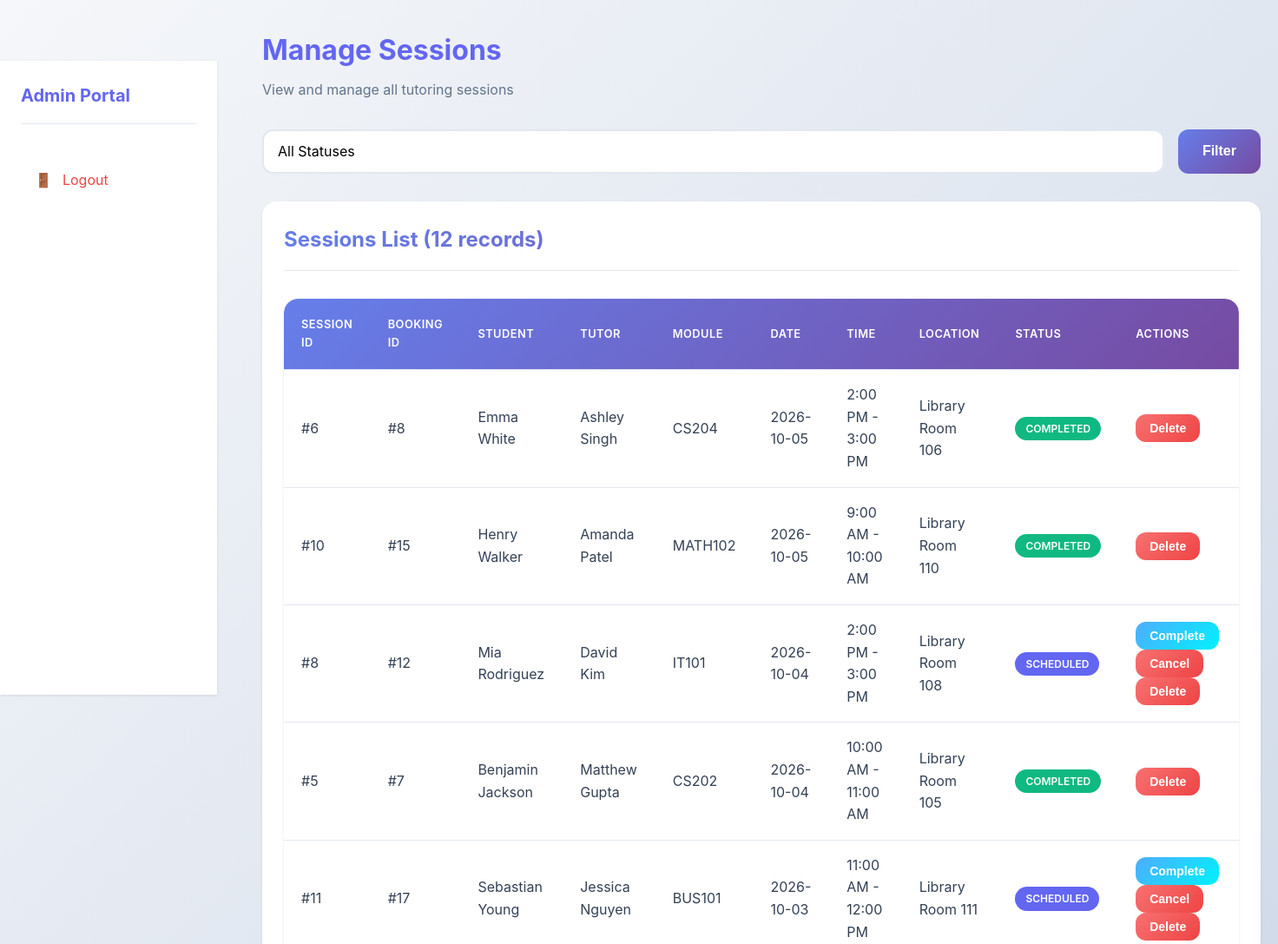
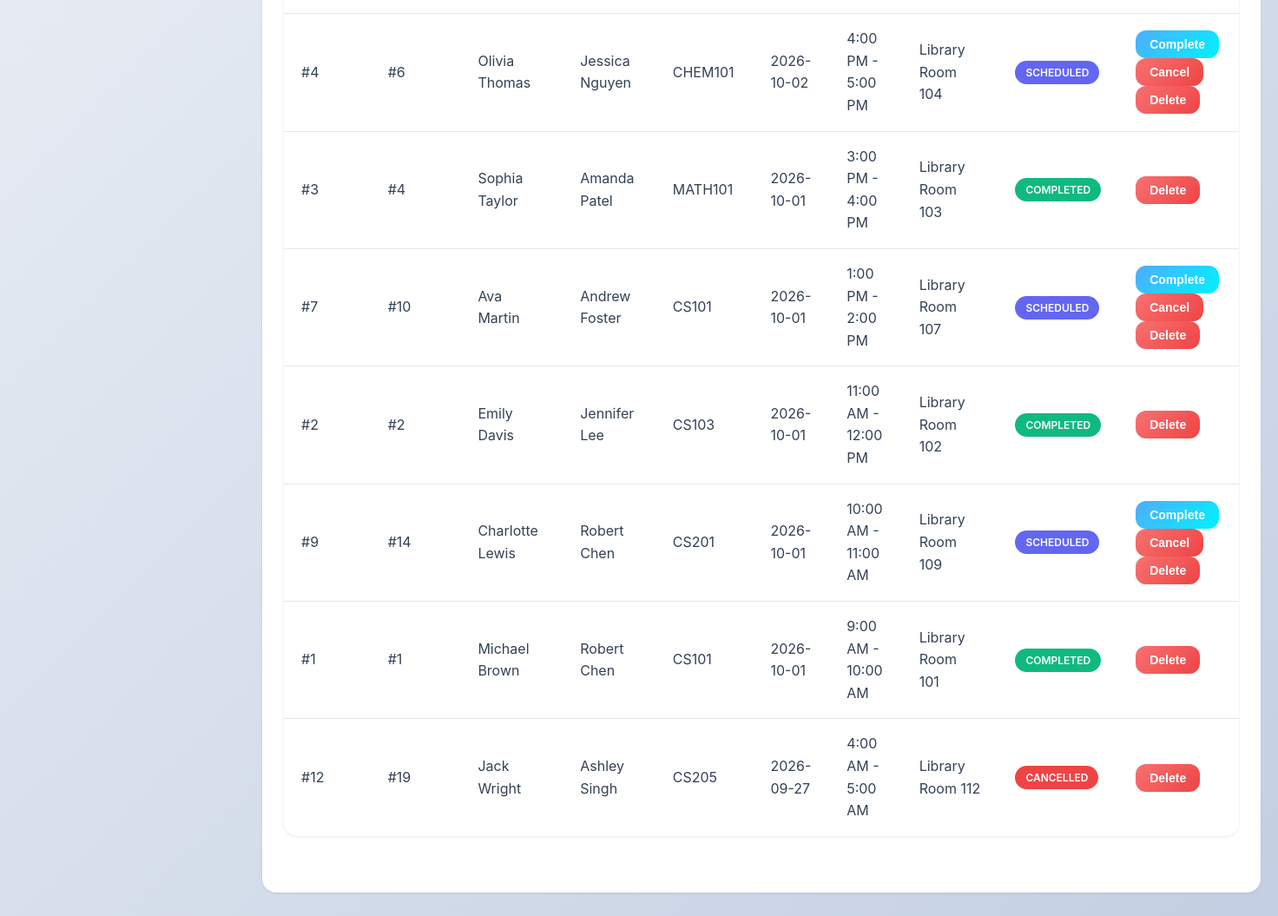
/admin/sessions.php (signed in), run on the app's committed database (2 pictures, top to bottom).
### tables this page shows
CREATE TABLE sessions (
    session_id INT AUTO_INCREMENT PRIMARY KEY,
    booking_id INT NOT NULL,
    session_date DATE NOT NULL,
    start_time TIME NOT NULL,
    end_time TIME NOT NULL,
    location VARCHAR(100),
    status ENUM('scheduled', 'completed', 'cancelled') DEFAULT 'scheduled',
    created_at TIMESTAMP DEFAULT CURRENT_TIMESTAMP,
    FOREIGN KEY (booking_id) REFERENCES bookings(booking_id) ON DELETE CASCADE
);

CREATE TABLE bookings (
    booking_id INT AUTO_INCREMENT PRIMARY KEY,
    student_id INT NOT NULL,
    tutor_id INT NOT NULL,
    module_id INT NOT NULL,
    slot_id INT,
    booking_date TIMESTAMP DEFAULT CURRENT_TIMESTAMP,
    status ENUM('pending', 'confirmed', 'completed', 'cancelled') DEFAULT 'pending',
    reason TEXT,
    created_at TIMESTAMP DEFAULT CURRENT_TIMESTAMP,
    FOREIGN KEY (student_id) REFERENCES students(student_id) ON DELETE CASCADE,
    FOREIGN KEY (tutor_id) REFERENCES tutors(tutor_id) ON DELETE CASCADE,
    FOREIGN KEY (module_id) REFERENCES modules(module_id) ON DELETE CASCADE,
    FOREIGN KEY (slot_id) REFERENCES available_slots(slot_id) ON DELETE SET NULL
);

CREATE TABLE students (
    student_id INT AUTO_INCREMENT PRIMARY KEY,
    student_number VARCHAR(20) NOT NULL UNIQUE,
    first_name VARCHAR(50) NOT NULL,
    last_name VARCHAR(50) NOT NULL,
    email VARCHAR(100) NOT NULL UNIQUE,
    password VARCHAR(255) NOT NULL,
    program_id INT,
    created_at TIMESTAMP DEFAULT CURRENT_TIMESTAMP,
    FOREIGN KEY (program_id) REFERENCES programs(program_id) ON DELETE SET NULL
);

CREATE TABLE tutors (
    tutor_id INT AUTO_INCREMENT PRIMARY KEY,
    tutor_number VARCHAR(20) NOT NULL UNIQUE,
    first_name VARCHAR(50) NOT NULL,
    last_name VARCHAR(50) NOT NULL,
    email VARCHAR(100) NOT NULL UNIQUE,
    password VARCHAR(255) NOT NULL,
    phone VARCHAR(20),
    status ENUM('active', 'inactive') DEFAULT 'active',
    created_at TIMESTAMP DEFAULT CURRENT_TIMESTAMP
);

CREATE TABLE modules (
    module_id INT AUTO_INCREMENT PRIMARY KEY,
    module_code VARCHAR(20) NOT NULL UNIQUE,
    module_name VARCHAR(100) NOT NULL,
    program_id INT NOT NULL,
    created_at TIMESTAMP DEFAULT CURRENT_TIMESTAMP,
    FOREIGN KEY (program_id) REFERENCES programs(program_id) ON DELETE CASCADE
);

### includes/functions.php (called while the page is built, shortened)
<?php
function formatDate($date, $format = 'Y-m-d') {
    return date($format, strtotime($date));
}
function getSessionStatusBadge($status) {
    $badges = [
        'scheduled' => 'badge-primary',
        'completed' => 'badge-success',
        'cancelled' => 'badge-danger'
    ];
    return $badges[$status] ?? 'badge-secondary';
}
?>

### admin/sessions.php (the view, shortened to what this page needs)
<?php
require_once '../config/database.php';
require_once '../includes/functions.php';
$query = "
    SELECT s.*, b.booking_id, st.first_name as student_name, st.last_name as student_last_name,
    t.first_name as tutor_name, t.last_name as tutor_last_name,
    m.module_code, m.module_name
    FROM sessions s
    JOIN bookings b ON s.booking_id = b.booking_id
    JOIN students st ON b.student_id = st.student_id
    JOIN tutors t ON b.tutor_id = t.tutor_id
    JOIN modules m ON b.module_id = m.module_id
    WHERE 1=1
";
$params = [];
$query .= " ORDER BY s.session_date DESC, s.start_time DESC";
$stmt = $pdo->prepare($query);
$stmt->execute($params);
$sessions = $stmt->fetchAll();
?>
<!DOCTYPE html>
<html lang="en">
<head>
    <link rel="stylesheet" href="../assets/css/style.css">
</head>
<body>
    <div class="dashboard-layout">
        <?php include '../includes/sidebar.php'; ?>
        <div class="main-content">
            <div class="container-fluid">
                <div class="page-header">
                    <h1>Manage Sessions</h1>
                    <p>View and manage all tutoring sessions</p>
                </div>
                <div class="filter-bar">
                    <form method="GET" action="" style="display: flex; gap: 1rem; width: 100%;">
                        <div class="filter-group">
                            <select name="status" class="form-control">
                                <option value="">All Statuses</option>
                            </select>
                        </div>
                        <button type="submit" class="btn btn-primary">Filter</button>
                    </form>
                </div>
                <div class="card">
                    <div class="card-header">
                        <h2>Sessions List (<?php echo count($sessions); ?> records)</h2>
                    </div>
                    <div class="card-body">
                        <div class="table-responsive">
                            <table>
                                <thead>
                                    <tr>
                                        <th>Session ID</th>
                                        <th>Booking ID</th>
                                        <th>Student</th>
                                        <th>Tutor</th>
                                        <th>Module</th>
                                        <th>Date</th>
                                        <th>Time</th>
                                        <th>Location</th>
                                        <th>Status</th>
                                        <th>Actions</th>
                                    </tr>
                                </thead>
                                <tbody>
                                    <?php foreach ($sessions as $session): ?>
                                    <tr>
                                        <td>#<?php echo $session['session_id']; ?></td>
                                        <td>#<?php echo $session['booking_id']; ?></td>
                                        <td><?php echo htmlspecialchars($session['student_name'] . ' ' . $session['student_last_name']); ?></td>
                                        <td><?php echo htmlspecialchars($session['tutor_name'] . ' ' . $session['tutor_last_name']); ?></td>
                                        <td><?php echo htmlspecialchars($session['module_code']); ?></td>
                                        <td><?php echo formatDate($session['session_date']); ?></td>
                                        <td><?php echo date('g:i A', strtotime($session['start_time'])) . ' - ' . date('g:i A', strtotime($session['end_time'])); ?></td>
                                        <td><?php echo htmlspecialchars($session['location'] ?? 'N/A'); ?></td>
                                        <td><span class="badge <?php echo getSessionStatusBadge($session['status']); ?>"><?php echo ucfirst($session['status']); ?></span></td>
                                        <td>
                                            <?php if ($session['status'] === 'scheduled'): ?>
                                                <form method="POST" action="" style="display: inline;">
                                                    <button type="submit" class="btn btn-sm btn-success">Complete</button>
                                                </form>
                                                <form method="POST" action="" style="display: inline;">
                                                    <button type="submit" class="btn btn-sm btn-danger">Cancel</button>
                                                </form>
                                            <?php endif; ?>
                                            <form method="POST" action="" style="display: inline;" onsubmit="return confirm('Are you sure you want to delete this session?');">
                                                <button type="submit" class="btn btn-sm btn-danger">Delete</button>
                                            </form>
                                        </td>
                                    </tr>
                                    <?php endforeach; ?>
                                </tbody>
                            </table>
                        </div>
                    </div>
                </div>
            </div>
        </div>
    </div>
</body>
</html>

### assets/css/style.css (style rules this page uses)
:root { --primary-color: #6366f1; --primary-dark: #4f46e5; --primary-light: #818cf8; --secondary-color: #8b5cf6; --success-color: #10b981; --danger-color: #ef4444; --warning-color: #f59e0b; --info-color: #06b6d4; --light-color: #f8fafc; --dark-color: #1e293b; --border-color: #e2e8f0; --text-color: #334155; --text-muted: #64748b; --white: #ffffff; --shadow: 0 1px 3px rgba(0, 0, 0, 0.1); --shadow-lg: 0 10px 25px rgba(0, 0, 0, 0.15); --shadow-xl: 0 20px 40px rgba(0, 0, 0, 0.2); --radius: 12px; --radius-lg: 16px; --gradient-primary: linear-gradient(135deg, #667eea 0%, #764ba2 100%); --gradient-secondary: linear-gradient(135deg, #f093fb 0%, #f5576c 100%); --gradient-success: linear-gradient(135deg, #4facfe 0%, #00f2fe 100%); }
* { margin: 0; padding: 0; box-sizing: border-box; }
body { font-family: -apple-system, BlinkMacSystemFont, 'Segoe UI', Roboto, 'Helvetica Neue', Arial, sans-serif; line-height: 1.6; color: var(--text-color); background: linear-gradient(135deg, #f5f7fa 0%, #c3cfe2 100%); min-height: 100vh; display: flex; flex-direction: column; }
html { scroll-behavior: smooth; }
.container-fluid { width: 100%; padding: 0 20px; }
.btn { display: inline-block; padding: 0.85rem 1.75rem; border: none; border-radius: var(--radius); font-size: 1rem; font-weight: 600; text-decoration: none; cursor: pointer; transition: all 0.3s ease; text-align: center; position: relative; overflow: hidden; transform: translateY(0); }
.btn::before { content: ''; position: absolute; top: 50%; left: 50%; width: 0; height: 0; border-radius: 50%; background: rgba(255, 255, 255, 0.3); transform: translate(-50%, -50%); transition: width 0.6s, height 0.6s; }
.btn-primary { background: var(--gradient-primary); color: var(--white); }
.btn-success { background: var(--gradient-success); color: var(--white); }
.btn-danger { background: linear-gradient(135deg, #f87171 0%, #ef4444 100%); color: var(--white); }
.btn-sm { padding: 0.5rem 1rem; font-size: 0.875rem; }
.card { background: var(--white); border-radius: var(--radius-lg); box-shadow: var(--shadow); padding: 1.5rem; margin-bottom: 1.5rem; transition: all 0.3s ease; border: 1px solid transparent; }
.card-header { border-bottom: 1px solid var(--border-color); padding-bottom: 1rem; margin-bottom: 1rem; }
.card-header h2, .card-header h3 { background: var(--gradient-primary); -webkit-background-clip: text; -webkit-text-fill-color: transparent; background-clip: text; margin: 0; }
.card-body { padding: 1rem 0; }
.form-control { width: 100%; padding: 0.85rem 1rem; border: 2px solid var(--border-color); border-radius: var(--radius); font-size: 1rem; font-family: inherit; transition: all 0.3s ease; background: var(--white); }
select.form-control { cursor: pointer; appearance: none; background-repeat: no-repeat; background-position: right 1rem center; background-size: 1.5rem; padding-right: 3rem; }
.table-responsive { overflow-x: auto; margin-bottom: 1.5rem; border-radius: var(--radius-lg); box-shadow: var(--shadow); }
table { width: 100%; border-collapse: separate; border-spacing: 0; background-color: var(--white); border-radius: var(--radius-lg); overflow: hidden; }
table thead { background: var(--gradient-primary); color: var(--white); }
table th, table td { padding: 1rem 1.25rem; text-align: left; border-bottom: 1px solid var(--border-color); transition: background-color 0.3s ease; }
table th { font-weight: 600; text-transform: uppercase; font-size: 0.8rem; letter-spacing: 0.5px; padding: 1.25rem; }
table tbody tr { transition: all 0.3s ease; }
table tbody tr:last-child td { border-bottom: none; }
.badge { display: inline-block; padding: 0.25rem 0.75rem; border-radius: 9999px; font-size: 0.75rem; font-weight: 600; text-transform: uppercase; }
.badge-primary { background-color: var(--primary-color); color: var(--white); }
.badge-success { background-color: var(--success-color); color: var(--white); }
.badge-danger { background-color: var(--danger-color); color: var(--white); }
.dashboard-layout { display: grid; grid-template-columns: 250px 1fr; gap: 2rem; min-height: calc(100vh - 70px); }
.main-content { padding: 2rem 0; }
.page-header { margin-bottom: 2rem; }
.page-header h1 { color: var(--primary-color); margin-bottom: 0.5rem; }
.page-header p { color: var(--text-muted); }
.filter-bar { display: flex; gap: 1rem; margin-bottom: 2rem; flex-wrap: wrap; align-items: flex-end; }
.filter-group { flex: 1; min-width: 200px; }

### data on the page
sessions: session_id "6", booking.booking_id "8", students.first_name+last_name "Emma White", tutors.first_name+last_name "Ashley Singh", modules.module_code "CS204", session_date "2026-10-05", start_time "2:00 PM", end_time "3:00 PM", location "Library Room 106", status "COMPLETED"
sessions: session_id "10", booking.booking_id "15", students.first_name+last_name "Henry Walker", tutors.first_name+last_name "Amanda Patel", modules.module_code "MATH102", session_date "2026-10-05", start_time "9:00 AM", end_time "10:00 AM", location "Library Room 110", status "COMPLETED"
sessions: session_id "8", booking.booking_id "12", students.first_name+last_name "Mia Rodriguez", tutors.first_name+last_name "David Kim", modules.module_code "IT101", session_date "2026-10-04", start_time "2:00 PM", end_time "3:00 PM", location "Library Room 108", status "SCHEDULED"
sessions: session_id "5", booking.booking_id "7", students.first_name+last_name "Benjamin Jackson", tutors.first_name+last_name "Matthew Gupta", modules.module_code "CS202", session_date "2026-10-04", start_time "10:00 AM", end_time "11:00 AM", location "Library Room 105", status "COMPLETED"
sessions: session_id "11", booking.booking_id "17", students.first_name+last_name "Sebastian Young", tutors.first_name+last_name "Jessica Nguyen", modules.module_code "BUS101", session_date "2026-10-03", start_time "11:00 AM", end_time "12:00 PM", location "Library Room 111", status "SCHEDULED"
sessions: session_id "4", booking.booking_id "6", students.first_name+last_name "Olivia Thomas", tutors.first_name+last_name "Jessica Nguyen", modules.module_code "CHEM101", session_date "2026-10-02", start_time "4:00 PM", end_time "5:00 PM", location "Library Room 104", status "SCHEDULED"
sessions: session_id "3", booking.booking_id "4", students.first_name+last_name "Sophia Taylor", tutors.first_name+last_name "Amanda Patel", modules.module_code "MATH101", session_date "2026-10-01", start_time "3:00 PM", end_time "4:00 PM", location "Library Room 103", status "COMPLETED"
sessions: session_id "7", booking.booking_id "10", students.first_name+last_name "Ava Martin", tutors.first_name+last_name "Andrew Foster", modules.module_code "CS101", session_date "2026-10-01", start_time "1:00 PM", end_time "2:00 PM", location "Library Room 107", status "SCHEDULED"
sessions: session_id "2", booking.booking_id "2", students.first_name+last_name "Emily Davis", tutors.first_name+last_name "Jennifer Lee", modules.module_code "CS103", session_date "2026-10-01", start_time "11:00 AM", end_time "12:00 PM", location "Library Room 102", status "COMPLETED"
sessions: session_id "9", booking.booking_id "14", students.first_name+last_name "Charlotte Lewis", tutors.first_name+last_name "Robert Chen", modules.module_code "CS201", session_date "2026-10-01", start_time "10:00 AM", end_time "11:00 AM", location "Library Room 109", status "SCHEDULED"
sessions: session_id "1", booking.booking_id "1", students.first_name+last_name "Michael Brown", tutors.first_name+last_name "Robert Chen", modules.module_code "CS101", session_date "2026-10-01", start_time "9:00 AM", end_time "10:00 AM", location "Library Room 101", status "COMPLETED"
sessions: session_id "12", booking.booking_id "19", students.first_name+last_name "Jack Wright", tutors.first_name+last_name "Ashley Singh", modules.module_code "CS205", session_date "2026-09-27", start_time "4:00 AM", end_time "5:00 AM", location "Library Room 112", status "CANCELLED"

### other printed values
getCurrentUserRole() "Admin"
count($sessions) "12"
